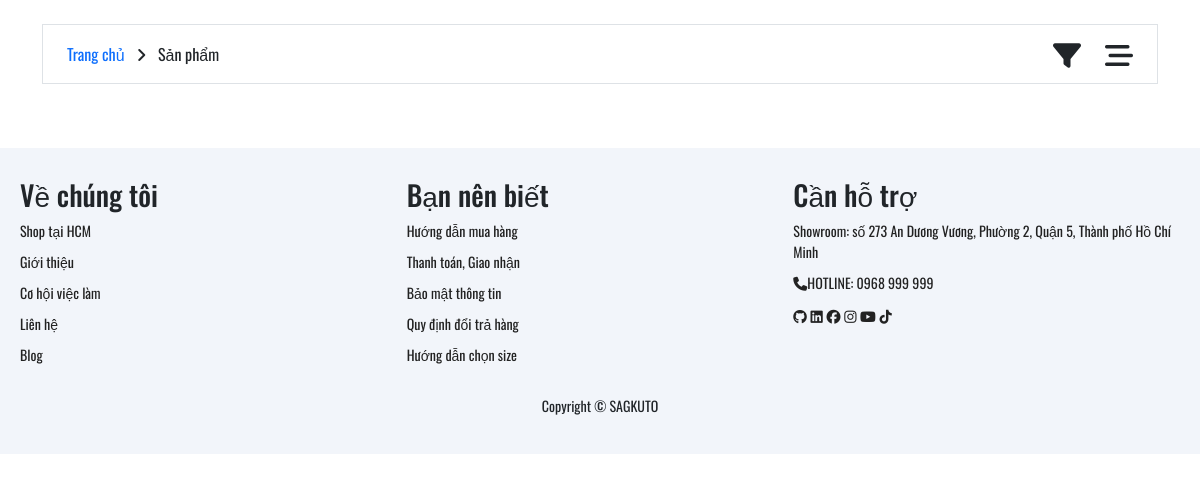
/index.php?page=sanpham, run on an earlier commit of the app's database.
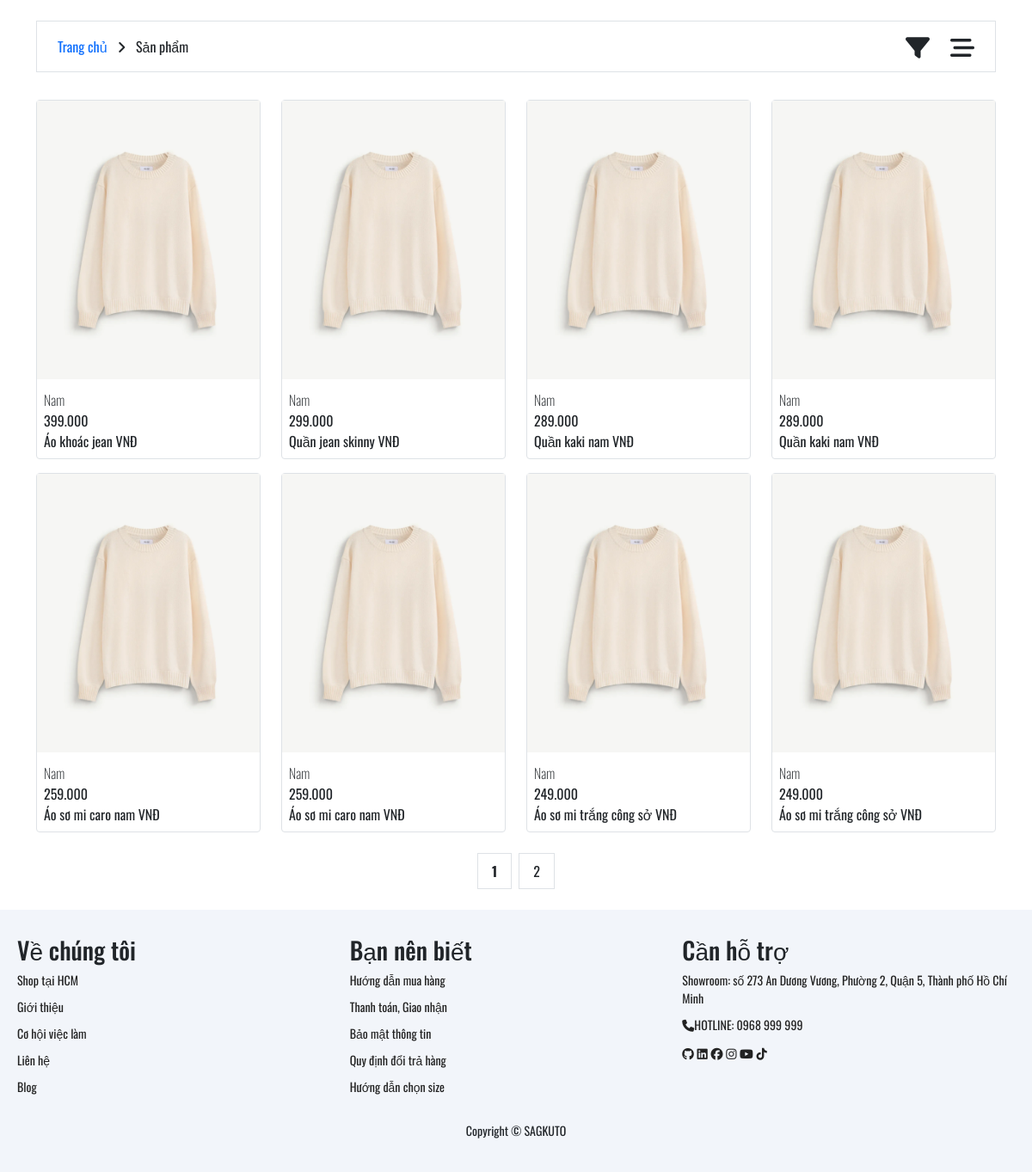
And on a later commit of the database.
### tables this page shows
CREATE TABLE `product_variants` (
  `variant_id` int(11) NOT NULL,
  `product_id` int(11) DEFAULT NULL,
  `image` varchar(255) DEFAULT NULL,
  `size` varchar(50) DEFAULT NULL,
  `stock` int(11) DEFAULT 0,
  `color_id` int(11) DEFAULT NULL
);

CREATE TABLE `products` (
  `product_id` int(11) NOT NULL,
  `name` varchar(255) NOT NULL,
  `description` text DEFAULT NULL,
  `category_id` int(11) DEFAULT NULL,
  `price` decimal(10,2) DEFAULT NULL,
  `rating_avg` float DEFAULT 0,
  `rating_count` int(11) DEFAULT 0,
  `sold_count` int(11) DEFAULT 0
);

### layout/product.php (the view, shortened to what this page needs)
    <?php
    echo '<!DOCTYPE html>
    <html lang="en">
    <head>
        <meta charset="UTF-8">
        <meta name="viewport" content="width=device-width, initial-scale=1.0">
        <link href="https://cdn.jsdelivr.net/npm/bootstrap@5.3.3/dist/css/bootstrap.min.css" rel="stylesheet">
        <link rel="stylesheet" href="https://cdnjs.cloudflare.com/ajax/libs/font-awesome/6.7.2/css/all.min.css" />
        <title>sagkuto</title>
        <link rel="icon" type="./Images/png" href="/Webbanquanao/assets/img/logo_favicon/favicon.png">
        <link rel="stylesheet" href="/Webbanquanao/assets/fonts/font.css">
        <link rel="stylesheet" href="/Webbanquanao/assets/css/product.css">
        <link rel="stylesheet" href="/Webbanquanao/assets/css/footer.css">
    </head>';
    ?>
    <?php
    echo '<section class="pt-4 pb-3">
    <div class="container-md">
        <div class="border py-2 px-4 d-flex align-items-center">
            <div class="me-auto">
                <p class="mb-0">
                    <a href="/Webbanquanao/" class="text-decoration-none link-primary aHover">
                        Trang chủ
                    </a>
                    <span class="mx-2">
                        <i class="fa-solid fa-angle-right"></i>
                    </span>
                    <span class="text-dark">
                        Sản phẩm
                    </span>
                </p>
            </div>
            <div class="timkiemnangcao">
                    <div class="boloc">
                        <div class="position-relative">
                            <span class="fs-3"><i class="fa-solid fa-filter boloc_icon" id="filter-icon"></i></span>
                        </div>
                    </div>
            </div>
            <div class="sort-box ms-4">
                <div class="position-relative">
                    <span class="fs-3">
                        <i class="fa-solid fa-bars-staggered" id="sort-icon"></i>
                    </span>
                </div>
            </div>
        </div>
    </div>
</section>';
    ?>
    <?php
    $connection = mysqli_connect("localhost","root","","db_web_quanao");
    $sort = isset($_GET['sapxep']) ? $_GET['sapxep'] : '';
    $qrySort = '';
    if($sort == 'tangdan')
    {
        $qrySort = 'ORDER BY price ASC';
    }else
    {
        $qrySort = 'ORDER BY price DESC';
    }
    mysqli_set_charset($connection, 'utf8');
    $limit = 8;
    $page = isset($_GET['page']) ? (int)$_GET['page'] : 1;
    if ($page < 1) $page = 1;
    $offset = ($page - 1) * $limit;
$filterQuery = "";
$quryDemSL = "SELECT COUNT(DISTINCT products.product_id) AS total
FROM products
JOIN product_variants ON products.product_id = product_variants.product_id
$filterQuery";
$demRs = mysqli_query($connection, $quryDemSL);
$totalRow = mysqli_fetch_assoc($demRs);
$totalSach = $totalRow['total'];
$totalPage = ceil($totalSach / $limit);
    $strSQL = "SELECT * FROM products
    JOIN product_variants ON products.product_id = product_variants.product_id
    $filterQuery $qrySort
    LIMIT $limit OFFSET $offset";
    $result = mysqli_query($connection, $strSQL);
    echo '
    <section>
    <div class="container-md">
    <div class="row">';
    while($row = mysqli_fetch_assoc($result))
    {
        $name = $row['name'];
        $gia = number_format($row['price'], 0, ',', '.');
        echo '
                <div class="xacdinhZ col-md-3 col-6 mt-3 effect_hover">
                        <div class="border rounded-1">
                            <a href="#" class="text-decoration-none text-dark ">
                                <img src="/Webbanquanao/assets/img/sanpham/sp1.jpg" alt="" class="img-fluid">
                                <div class="mt-2 p-2 pt-1">
                                    <div class="">
                                        <p class="mb-0 fw-lighter">Nam</p>
                                        <p class="mb-0">' . $gia . '</p>
                                        <p class="mb-0">' . $name . ' VNĐ</p>
                                    </div>
                                </div>
                            </a>
                        </div>
                </div>
    ';
    }
    echo '
    <section class="phantrang py-4">
        <div class="container">
            <div class="row justify-content-center">
                <div class="col-3 text-center d-flex flex-wrap justify-content-center gap-2"">';
                for ($i = 1; $i <= $totalPage; $i++) {
                    $active = ($i == $page) ? 'style="font-weight:bold;"' : '';
                    echo '<a href="?page=' . $i . '" class = "border p-2 px-3 text-decoration-none text-dark effect_hover" ' . $active . '> ' . $i . '</a> ';
                }
    echo '
                </div>
            </div>
        </div>
    </section>
    ';
    ?>
    <?php
    echo '
    </div>
    </div>
    </section>';
    ?>
    <?php
    echo '    <script src="/Webbanquanao/assets/js/xulyFIlter.js"></script>
        <script src="https://cdn.jsdelivr.net/npm/bootstrap@5.3.3/dist/js/bootstrap.bundle.min.js"></script>
    </body>
    </html>';
    ?>

### index.php (shortened to what this page needs)
<?php
    echo '<!DOCTYPE html>
<html lang="en">
<head>
    <meta charset="UTF-8">
    <meta name="viewport" content="width=device-width, initial-scale=1.0">
    <link rel="stylesheet" href="https://cdnjs.cloudflare.com/ajax/libs/font-awesome/6.7.2/css/all.min.css">
    <link href="https://cdn.jsdelivr.net/npm/bootstrap@5.3.3/dist/css/bootstrap.min.css" rel="stylesheet">
    <title>sagkuto</title>
    <link rel="icon" type="./Images/png" href="./assets/img/logo_favicon/favicon.png">
    <link rel="stylesheet" href="./assets/css/slide.css">
    <link rel="stylesheet" href="./assets/css/footer.css">
    <link rel="stylesheet" href="./assets/fonts/font.css">
</head>
<body>';
?>
<?php
    if(isset($_GET['page']))
    {
        $page = $_GET['page'];
        if(is_numeric($page))
        {
            include('./layout/product.php');
        }else
        {
            switch($page)
            {
                case 'sanpham':
                        include('./layout/product.php');
                        break;
            }
        }
    }else
    {
        include('./layout/home.php');
    }
?>
<?php
        include("./layout/footer.php");
?>

### layout/footer.php
<?php
echo '<footer class="section-p1">
    <div class="col">
        <img src="./assets/img/logo_favicon/logo.png" alt="logo-SAGKUTO">
    </div>
    <div class="col">
        <h3 class="fs-3">Về chúng tôi</h3>
        <a href="#">Shop tại HCM</a>
        <a href="#">Giới thiệu</a>
        <a href="#">Cơ hội việc làm</a>
        <a href="#">Liên hệ</a>
        <a href="#">Blog</a>
    </div>
    <div class="col">
        <h3 class="fs-3">Bạn nên biết</h3>
        <a href="#">Hướng dẫn mua hàng</a>
        <a href="#">Thanh toán, Giao nhận</a>
        <a href="#">Bảo mật thông tin</a>
        <a href="#">Quy định đổi trả hàng</a>
        <a href="#">Hướng dẫn chọn size</a>
    </div>
    <div class="col">
        <h3 class="fs-3">Cần hỗ trợ</h3>
        <a href="#">Showroom: số 273 An Dương Vương, Phường 2, Quận 5, Thành phố Hồ Chí Minh</a>
        <a href="#"><i class="fa-solid fa-phone"></i>HOTLINE: 0968 999 999</a>
        <div class="icon">
            <a href="https://github.com/"><i class="fa-brands fa-github"></i></a>
            <a href="https://www.linkedin.com/"><i class="fa-brands fa-linkedin"></i></a>
            <a href="https://www.facebook.com/"><i class="fab fa-facebook"></i></a>
            <a href="https://www.instagram.com/"><i class="fab fa-instagram"></i></a>
            <a href="https://www.youtube.com/"><i class="fab fa-youtube"></i></a>
            <a href="https://www.tiktok.com/"><i class="fa-brands fa-tiktok"></i></a>
        </div>
    </div>
    <div class="copyright">
        <p>Copyright © SAGKUTO</p>
    </div>
</footer>
';
?>

### assets/css/footer.css (style rules this page uses)
footer { display: flex; flex-wrap: wrap; justify-content: space-between; background-color: #F2F5FA ; padding: 30px 20px; }
footer .col { display: flex; flex-direction: column; align-items: flex-start; margin-bottom: 20px; }
footer h3 { font-size: 20px; }
footer p { font-size: 14px; margin: 0 0 8px 0; }
footer a { font-size: 14px; text-decoration: none; color: #222; margin-bottom: 10px; }
footer .copyright { width: 100%; text-align: center; }

### assets/css/product.css (style rules this page uses)
#sort-icon { cursor: pointer; transition: transform 0.2s ease; }
.effect_hover { transition: transform 0.3s ease; }
.xacdinhZ { z-index: 1; }

What changed in the data, as far as the page shows it:
added product_variants: product.price "399.000", product.name "Áo khoác jean"
added product_variants: product.price "299.000", product.name "Quần jean skinny"
added product_variants: product.price "289.000", product.name "Quần kaki nam"
added product_variants: product.price "289.000", product.name "Quần kaki nam"
added product_variants: product.price "259.000", product.name "Áo sơ mi caro nam"
added product_variants: product.price "259.000", product.name "Áo sơ mi caro nam"
added product_variants: product.price "249.000", product.name "Áo sơ mi trắng công sở"
added product_variants: product.price "249.000", product.name "Áo sơ mi trắng công sở"
Also different on the page:
new list line: "1"
new list line: "2"
